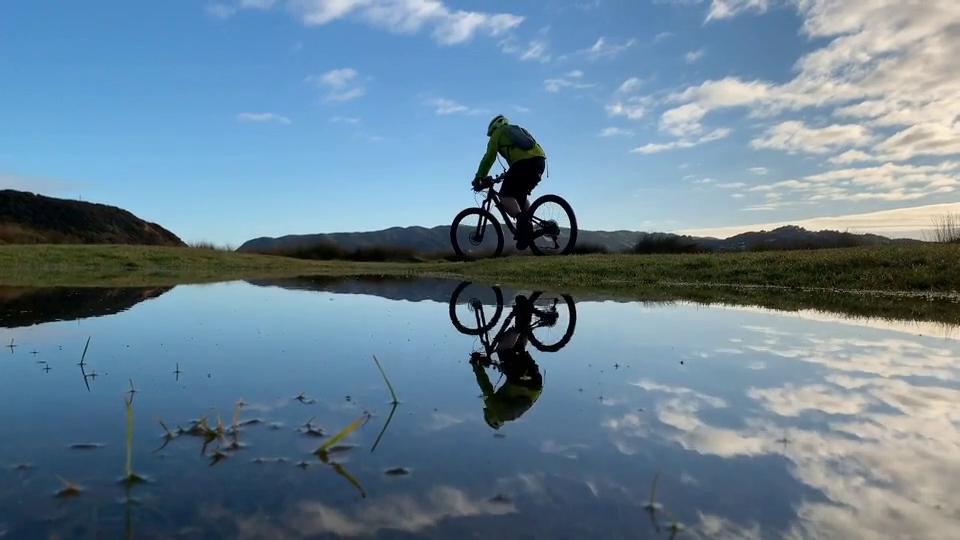
#> input picture frame 29 of Year3/Computer_Vision- Lab/Week6/cycling.mp4, 960 x 540 px
$ python L8Q2.py
#> lines starting #> are read from the running program, lines starting #| are printed output that depends on the picture
import cv2
import numpy as np

# Function to initialize the tracking
def initialize_tracking(video_path):
#> called with video_path = 'cycling.mp4'
    cap = cv2.VideoCapture(video_path)

    # Read the first frame
    ret, first_frame = cap.read()
#> first_frame is the input picture: shape (540, 960, 3); mean B, G, R 148.7, 130.6, 105.2
    if not ret:
        print("Failed to read video.")
        return

    # Convert to grayscale
    old_gray = cv2.cvtColor(first_frame, cv2.COLOR_BGR2GRAY)
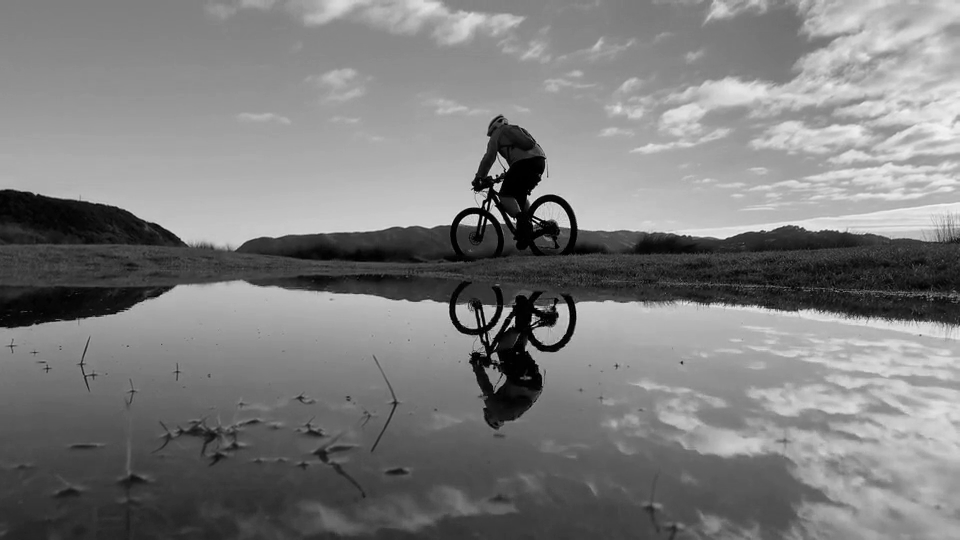
#> old_gray: shape (540, 960); min 0, max 244, mean 125

    # Define a region of interest (ROI) for tracking
#> (the run stopped early here; a loop or call above may not have finished)

$ run again, starting later in the video
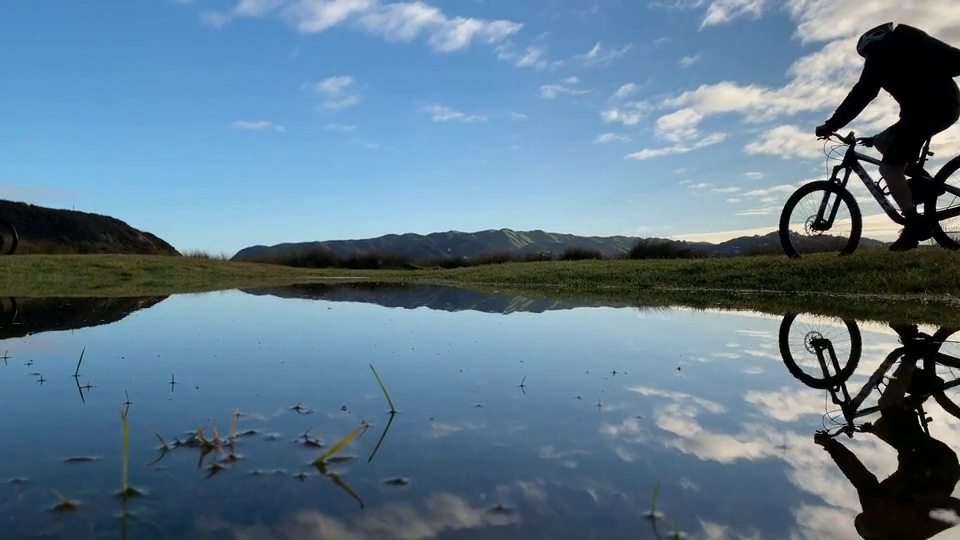
#> input picture frame 132 of Year3/Computer_Vision- Lab/Week6/cycling.mp4, 960 x 540 px
#> in initialize_tracking, first_frame is the input picture: shape (540, 960, 3); mean B, G, R 142.4, 122.9, 96.1
#> in initialize_tracking, `old_gray = cv2.cvtColor(first_frame, cv2.COLOR_BGR2GRAY)`:
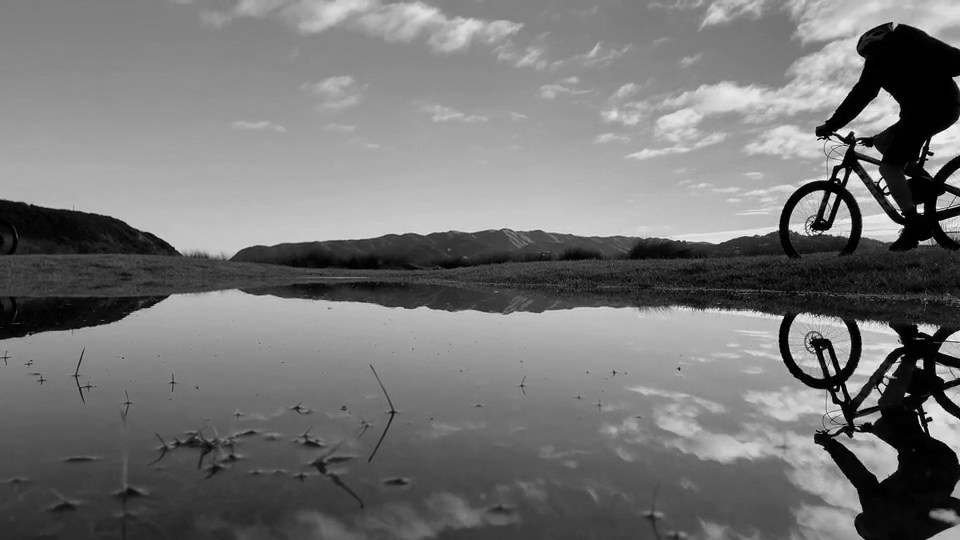
#> old_gray: shape (540, 960); min 0, max 255, mean 117.1

$ run again, starting later in the video
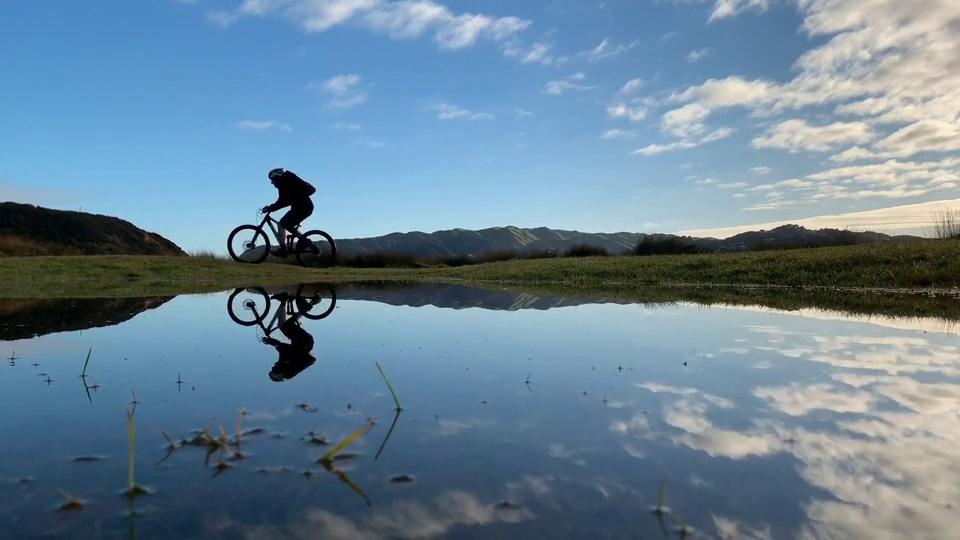
#> input picture frame 236 of Year3/Computer_Vision- Lab/Week6/cycling.mp4, 960 x 540 px
#> in initialize_tracking, first_frame is the input picture: shape (540, 960, 3); mean B, G, R 150.5, 131.9, 105.6
#> in initialize_tracking, `old_gray = cv2.cvtColor(first_frame, cv2.COLOR_BGR2GRAY)`:
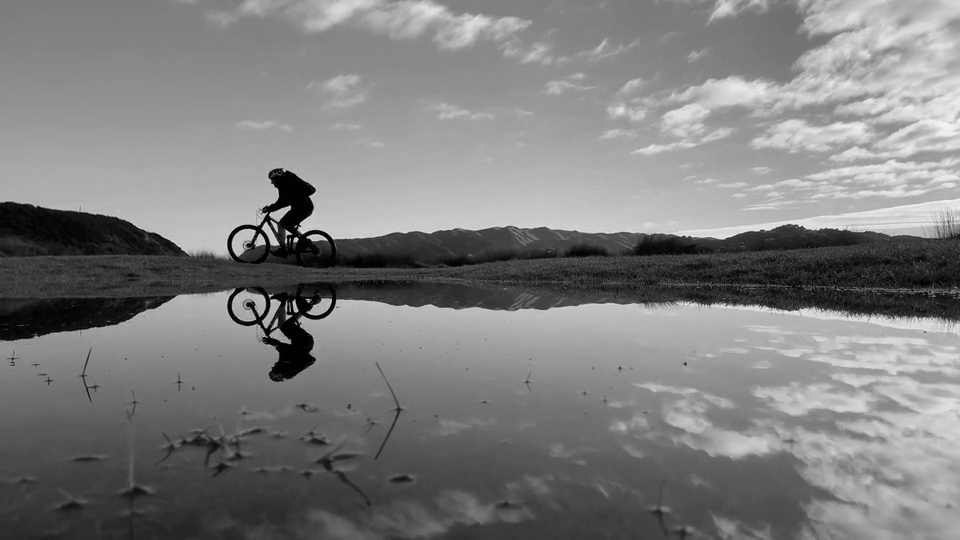
#> old_gray: shape (540, 960); min 0, max 244, mean 126.1
